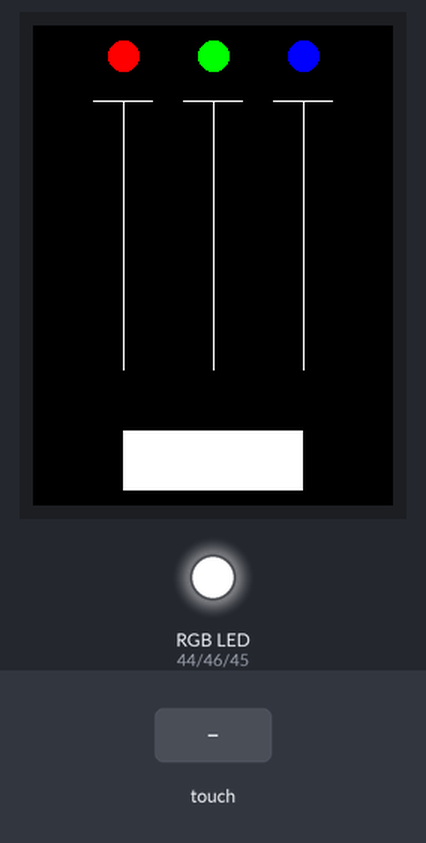
The sketch below on a simulated Arduino Mega 2560, built with avr-gcc and run on an emulated ATmega2560. Shown: 240×320 colour display, an RGB LED mixed from three pins (HIGH = lit). The inputs (shaded band) are chosen by the test bench. What the sketch prints to the serial monitor is not drawn.

Above: at 1.5 s.
1.6 s: touch panel pressed at 38 % / 90 % of its raw x / y range
At 2.5 s:
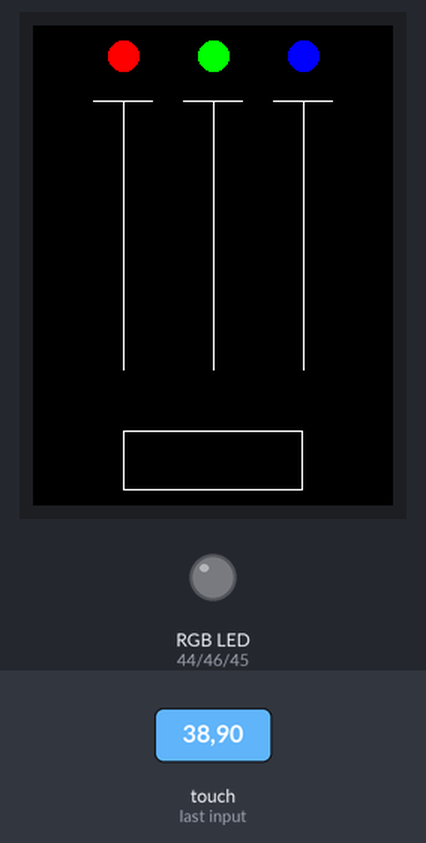
3.3 s: touch panel pressed at 62 % / 90 % of its raw x / y range
At 3.8 s:
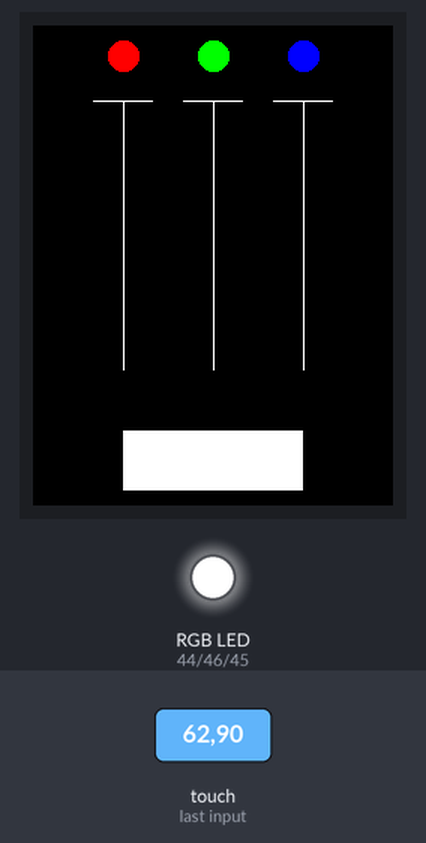
Timing chart, 0 to 6.3 s (numbered marks = the images above; inputs shaded):
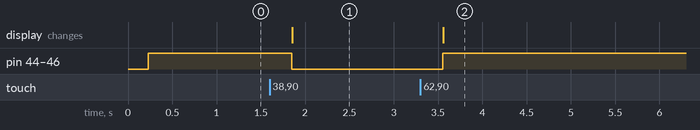

The sketch:

CapTouch_RGB.ino
```cpp
#include <Adafruit_GFX.h>    // Core graphics library
#include <SPI.h>
#include <Wire.h>      // this is needed even tho we aren't using it
#include <Adafruit_ILI9341.h>
#include <Adafruit_FT6206.h>

// The FT6206 uses hardware I2C (SCL/SDA)
Adafruit_FT6206 ctp = Adafruit_FT6206();

// This is calibration data for the raw touch data to the screen coordinates
//#define TS_MINX 150
//#define TS_MINY 130
//#define TS_MAXX 3800
//#define TS_MAXY 4000


// The display also uses hardware SPI, plus #9 & #10
#define TFT_CS 10
#define TFT_DC 9
Adafruit_ILI9341 tft = Adafruit_ILI9341(TFT_CS, TFT_DC);

// Colour and position variables
int red_value = 255;
int green_value = 255;
int blue_value = 255;
int red_position = 50;
int green_position = 50;
int blue_position = 50;
int old_position = 0;
int fill_color = tft.color565(red_value, green_value, blue_value);

// LED Variables
boolean led_state = true;
int led_r_pin = 44;
int led_g_pin = 46;
int led_b_pin = 45;

void setup(void) {
  while (!Serial);     // used for leonardo debugging

  Serial.begin(115200);
  Serial.println(F("Cap Touch Paint!"));

  tft.begin();

  if (! ctp.begin(40)) {  // pass in 'sensitivity' coefficient
    Serial.println("Couldn't start FT6206 touchscreen controller");
    while (1);
  }

  Serial.println("Capacitive touchscreen started");

  tft.fillScreen(ILI9341_BLACK);

  // Initialize our RGB LED
  pinMode(led_r_pin, OUTPUT);
  pinMode(led_g_pin, OUTPUT);
  pinMode(led_b_pin, OUTPUT);
  analogWrite(led_r_pin, red_value);
  analogWrite(led_g_pin, green_value);
  analogWrite(led_b_pin, blue_value);

  draw_screen();
}

void loop() {
  // Wait for a touch
  if (! ctp.touched()) {
    return;
  }

  // Retrieve a point
  TS_Point p = ctp.getPoint();

  // flip it around to match the screen.
  p.x = map(p.x, 0, 240, 240, 0);
  p.y = map(p.y, 0, 320, 320, 0);

  // Print out the remapped (rotated) coordinates
  Serial.print("("); Serial.print(p.x);
  Serial.print(", "); Serial.print(p.y);
  Serial.println(")");

  // Scale from ~0->4000 to tft.width using the calibration #'s
  //p.x = map(p.x, TS_MINX, TS_MAXX, 0, tft.width());
  //p.y = map(p.y, TS_MINY, TS_MAXY, 0, tft.height());

  // Check sliders
  if (p.y > 50 && p.y < 230) {
    // Red Slider
    if (p.x > 40 && p.x < 80) {
      // Map slider y value to LED intensity
      red_value = map(p.y, 230, 50, 0, 255);

      // Grab new slider position after storing the old one
      old_position = red_position;
      red_position = p.y;

      // Black out the old slider, re-draw the verticle bar, then draw the new slider
      tft.drawFastHLine(40, old_position, 40, ILI9341_BLACK);
      tft.drawPixel(60, old_position, ILI9341_WHITE);
      tft.drawFastHLine(40, red_position, 40, ILI9341_WHITE);
    }
    // Green Slider
    if (p.x > 100 && p.x < 140) {
      // Map slider y value to LED intensity
      green_value = map(p.y, 230, 50, 0, 255);

      // Grab new slider position after storing the old one
      old_position = green_position;
      green_position = p.y;

      // Black out the old slider, re-draw the verticle bar, then draw the new slider
      tft.drawFastHLine(100, old_position, 40, ILI9341_BLACK);
      tft.drawPixel(120, old_position, ILI9341_WHITE);
      tft.drawFastHLine(100, green_position, 40, ILI9341_WHITE);
    }
    // Blue Slider
    if (p.x > 160 && p.x < 200) {
      // Map slider y value to LED intensity
      blue_value = map(p.y, 230, 50, 0, 255);

      // Grab new slider position after storing the old one
      old_position = blue_position;
      blue_position = p.y;

      // Black out the old slider, re-draw the verticle bar, then draw the new slider
      tft.drawFastHLine(160, old_position, 40, ILI9341_BLACK);
      tft.drawPixel(180, old_position, ILI9341_WHITE);
      tft.drawFastHLine(160, blue_position, 40, ILI9341_WHITE);
    }
  }

  // Toggle the LED state (on/off)
  if ((p.x > 60 && p.x < 180) && (p.y > 270 && p.y < 310)) {
    led_state = ! led_state;
    delay(250);
  }

  // Set the LED colour and fill colour based on the slider positions
  if (led_state) {
    fill_color = tft.color565(red_value, green_value, blue_value);
    analogWrite(led_r_pin, red_value);
    analogWrite(led_g_pin, green_value);
    analogWrite(led_b_pin, blue_value);
  } else {
    fill_color = ILI9341_BLACK;
    analogWrite(led_r_pin, 0);
    analogWrite(led_g_pin, 0);
    analogWrite(led_b_pin, 0);
  }

  // Redraw LED Status Button
  tft.fillRect(60, 270, 120, 40, fill_color);
  tft.drawRect(60, 270, 120, 40, ILI9341_WHITE);
}

void draw_screen() {
  // Create a blank, black screen
  tft.fillScreen(ILI9341_BLACK);

  // Vertical slider lines and labels
  tft.fillCircle(60, 20, 10, ILI9341_RED);
  tft.fillCircle(120, 20, 10, ILI9341_GREEN);
  tft.fillCircle(180, 20, 10, ILI9341_BLUE);
  tft.drawFastVLine(60, 50, 180, ILI9341_WHITE);
  tft.drawFastVLine(120, 50, 180, ILI9341_WHITE);
  tft.drawFastVLine(180, 50, 180, ILI9341_WHITE);
  tft.drawFastHLine(40, red_position, 40, ILI9341_WHITE);
  tft.drawFastHLine(100, green_position, 40, ILI9341_WHITE);
  tft.drawFastHLine(160, blue_position, 40, ILI9341_WHITE);

  // LED Status Button
  tft.fillRect(60, 270, 120, 40, fill_color);
  tft.drawRect(60, 270, 120, 40, ILI9341_WHITE);
}
```

Measured:
- after the input at 1.6 s, pin 44 (led_r_pin), pin 45 (led_b_pin), pin 46 (led_g_pin): HIGH → LOW after 0.25 s; the display: changes after 0.26 s (image 1)
- after the input at 3.3 s, pin 44 (led_r_pin), pin 45 (led_b_pin), pin 46 (led_g_pin): LOW → HIGH after 0.25 s; the display: changes after 0.26 s (image 2)
